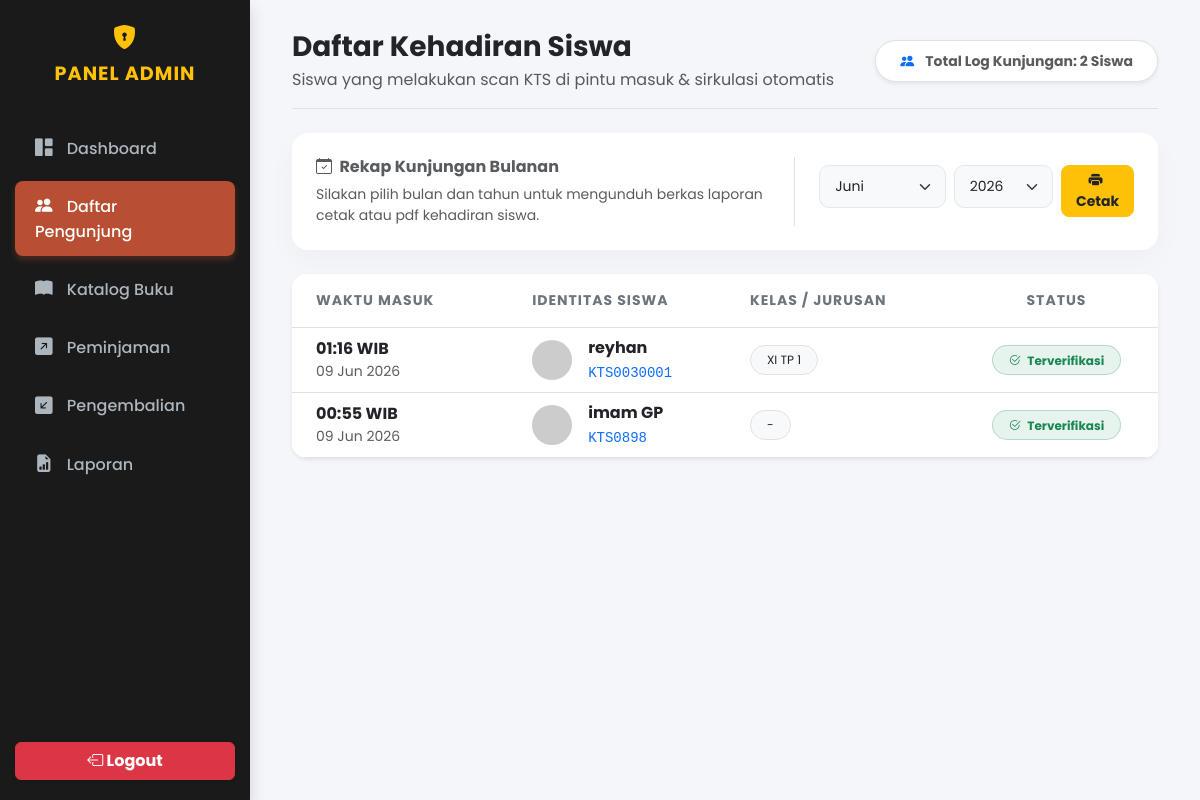
Page /admin/pengunjung.php (signed in) on the committed database.
### tables this page shows
CREATE TABLE IF NOT EXISTS `pengunjung` (
  `id_kunjung` int(11) NOT NULL AUTO_INCREMENT,
  `nis` varchar(50) DEFAULT NULL,
  `nama_pengunjung` varchar(100) DEFAULT NULL,
  `tgl_kunjung` datetime NOT NULL,
  PRIMARY KEY (`id_kunjung`)
);

CREATE TABLE IF NOT EXISTS `siswa` (
  `id_siswa` int(11) NOT NULL AUTO_INCREMENT,
  `barcode_siswa` varchar(50) NOT NULL,
  `nama_siswa` varchar(100) NOT NULL,
  `nis` varchar(20) DEFAULT NULL,
  `kelas` varchar(50) NOT NULL,
  `Foto` varchar(255) DEFAULT NULL,
  PRIMARY KEY (`id_siswa`),
  UNIQUE KEY `barcode_siswa` (`barcode_siswa`)
);

### admin/pengunjung.php (the view, shortened to what this page needs)
<?php
require_once '../config/koneksi.php';
$bulan_pilihan = isset($_GET['bulan']) ? $mysqli->real_escape_string($_GET['bulan']) : date('m');
$tahun_pilihan = isset($_GET['tahun']) ? $mysqli->real_escape_string($_GET['tahun']) : date('Y');
$nama_bulan = [
    '01' => 'Januari', '02' => 'Februari', '03' => 'Maret', '04' => 'April',
    '05' => 'Mei', '06' => 'Juni', '07' => 'Juli', '08' => 'Agustus',
    '09' => 'September', '10' => 'Oktober', '11' => 'November', '12' => 'Desember'
];
$sql_hari_ini = "SELECT * FROM pengunjung ORDER BY tgl_kunjung DESC";
$query_pengunjung = $mysqli->query($sql_hari_ini);
?>
<!DOCTYPE html>
<html lang="id">
<head>
    <link href="https://cdn.jsdelivr.net/npm/bootstrap@5.3.0/dist/css/bootstrap.min.css" rel="stylesheet">
    <link rel="stylesheet" href="https://cdn.jsdelivr.net/npm/bootstrap-icons@1.10.5/font/bootstrap-icons.css">
    <?php include 'sidebar.php'; ?>
</head>
<body>
<div class="main-content">
    <div class="container-fluid pb-5">
        <div class="d-flex justify-content-between align-items-center mb-4 pb-3 border-bottom">
            <div>
                <h3 class="fw-bold m-0 text-dark">Daftar Kehadiran Siswa</h3>
                <p class="text-muted m-0 mt-1 fs-6">Siswa yang melakukan scan KTS di pintu masuk & sirkulasi otomatis</p>
            </div>
            <div class="bg-white px-4 py-2 rounded-pill shadow-sm border">
                <span class="text-muted small fw-bold">
                    <i class="bi bi-people-fill text-primary me-2"></i>
                    Total Log Kunjungan: <?= $query_pengunjung->num_rows ?> Siswa
                </span>
            </div>
        </div>
        <div class="modern-card mb-4">
            <div class="row align-items-center g-4">
                <div class="col-md-7 border-end pe-md-4">
                    <h6 class="fw-bold text-muted mb-2"><i class="bi bi-calendar-check me-1"></i> Rekap Kunjungan Bulanan</h6>
                    <p class="small text-muted m-0">Silakan pilih bulan dan tahun untuk mengunduh berkas laporan cetak atau pdf kehadiran siswa.</p>
                </div>
                <div class="col-md-5 ps-md-4">
                    <form method="GET" action="cetak_pengunjung.php" target="_blank" class="row g-2">
                        <div class="col-5">
                            <select name="bulan" class="form-select form-select-sm">
                                <?php foreach($nama_bulan as $key => $val): ?>
                                    <option value="<?= $key ?>" <?= $bulan_pilihan == $key ? 'selected' : '' ?>><?= $val ?></option>
                                <?php endforeach; ?>
                            </select>
                        </div>
                        <div class="col-4">
                            <select name="tahun" class="form-select form-select-sm">
                                <?php for($y = date('Y'); $y >= date('Y')-3; $y--): ?>
                                    <option value="<?= $y ?>" <?= $tahun_pilihan == $y ? 'selected' : '' ?>><?= $y ?></option>
                                <?php endfor; ?>
                            </select>
                        </div>
                        <div class="col-3">
                            <button type="submit" class="btn btn-warning btn-sm w-100 h-100 fw-bold rounded-3 text-dark" title="Cetak Rekap">
                                <i class="bi bi-printer-fill me-1"></i> Cetak
                            </button>
                        </div>
                    </form>
                </div>
            </div>
        </div>
        <div class="card shadow-sm border-0" style="border-radius: 15px; overflow: hidden;">
            <div class="card-body p-0">
                <div class="table-responsive">
                    <table class="table table-hover align-middle mb-0">
                        <thead class="bg-light">
                            <tr>
                                <th class="py-3 px-4 text-secondary small fw-bold" style="letter-spacing: 1px;">WAKTU MASUK</th>
                                <th class="py-3 text-secondary small fw-bold" style="letter-spacing: 1px;">IDENTITAS SISWA</th>
                                <th class="py-3 text-secondary small fw-bold" style="letter-spacing: 1px;">KELAS / JURUSAN</th>
                                <th class="py-3 text-center text-secondary small fw-bold" style="letter-spacing: 1px;">STATUS</th>
                            </tr>
                        </thead>
                        <tbody>
                            <?php if($query_pengunjung->num_rows > 0): ?>
                                <?php while($row = $query_pengunjung->fetch_assoc()):
                                    $nis_scan = isset($row['nis']) ? $row['nis'] : '-';
                                    if (!empty($row['nama_pengunjung'])) {
                                        $nama_tampil = $row['nama_pengunjung'];
                                        $cari_kelas = $mysqli->query("SELECT kelas FROM siswa WHERE barcode_siswa = '$nis_scan' OR nis = '$nis_scan' LIMIT 1");
                                        $data_k = $cari_kelas->fetch_assoc();
                                        $kelas_tampil = $data_k['kelas'] ?? '-';
                                    }
                                ?>
                                <tr>
                                    <td class="px-4">
                                        <div class="fw-bold text-dark"><?= date('H:i', strtotime($row['tgl_kunjung'])) ?> WIB</div>
                                        <div class="text-muted small"><?= date('d M Y', strtotime($row['tgl_kunjung'])) ?></div>
                                    </td>
                                    <td>
                                        <div class="d-flex align-items-center">
                                            <img src="https://ui-avatars.com/api/?name=<?= urlencode($nama_tampil) ?>&background=random&color=fff&bold=true" class="rounded-circle me-3" width="40" height="40">
                                            <div>
                                                <div class="fw-bold text-dark"><?= htmlspecialchars($nama_tampil) ?></div>
                                                <code class="text-primary small"><?= htmlspecialchars($nis_scan) ?></code>
                                            </div>
                                        </div>
                                    </td>
                                    <td>
                                        <span class="badge bg-light text-dark border px-3 py-2 rounded-pill fw-normal">
                                            <?= htmlspecialchars($kelas_tampil) ?>
                                        </span>
                                    </td>
                                    <td class="text-center">
                                        <span class="badge bg-success bg-opacity-10 text-success border border-success border-opacity-25 px-3 py-2 rounded-pill">
                                            <i class="bi bi-check2-circle me-1"></i> Terverifikasi
                                        </span>
                                    </td>
                                </tr>
                                <?php endwhile; ?>
                            <?php endif; ?>
                        </tbody>
                    </table>
                </div>
            </div>
        </div>
    </div>
</div>
</body>
</html>

### admin/pengunjung.php (style rules this page uses)
body { font-family: 'Poppins', sans-serif; background-color: #f8f9fa; }
.main-content { margin-left: 260px; padding: 30px; }
.modern-card { border: none; border-radius: 16px; box-shadow: 0 10px 30px rgba(0,0,0,0.03); background: #ffffff; padding: 1.5rem; }
.form-select { border-radius: 10px; padding: 10px 15px; border: 1px solid #e2e8f0; background-color: #f8f9fa; }

### admin/sidebar.php (style rules this page uses)
body { background-color: #f4f6f9; font-family: 'Poppins', sans-serif; overflow-x: hidden; }
.main-content { margin-left: 250px; padding: 30px; min-height: 100vh; }

### rows in the picture
pengunjung: tgl_kunjung "01:16", tgl_kunjung "09 Jun 2026", nama_pengunjung "reyhan", nis "KTS0030001", siswa.kelas "XI TP 1"
pengunjung: tgl_kunjung "00:55", tgl_kunjung "09 Jun 2026", nama_pengunjung "imam GP", nis "KTS0898", kelas_tampil "-"

### other values in the picture
$query_pengunjung->num_rows "2"
form field bulan "Juni"
form field tahun "2026"
